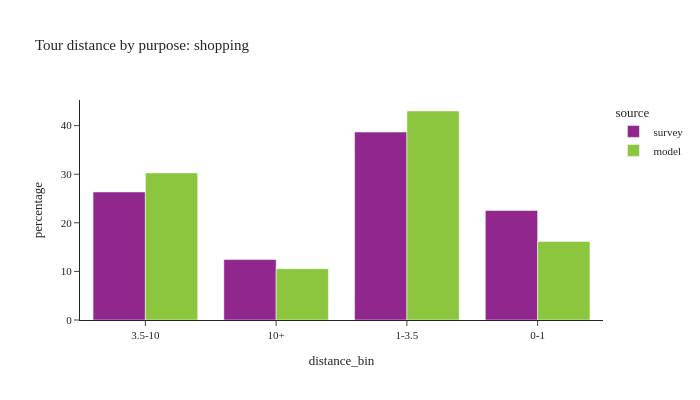

Notebook code cell kept with this figure:
### Code cell
plot_bins(tour, pl.col('pdpurp') == 5, 'shopping')

### Figure 1 — Plotly figure (JSON) as saved in the notebook; plotly's stock layout.template omitted (floating-point values rounded to 4 significant figures)
{"data": [{"alignmentgroup": "True", "customdata": [[271], [86], [351], [282]], "hovertemplate": "source=survey<br>distance_bin=%{x}<br>percentage=%{y}<br>sample count=%{customdata[0]}<extra></extra>", "legendgroup": "survey", "marker": {"color": "#91268F", "pattern": {"shape": ""}}, "name": "survey", "offsetgroup": "survey", "orientation": "v", "showlegend": true, "textposition": "auto", "type": "bar", "x": ["3.5-10", "10+", "1-3.5", "0-1"], "xaxis": "x", "y": [26.34, 12.44, 38.68, 22.53], "yaxis": "y"}, {"alignmentgroup": "True", "customdata": [[309081], [116175], [217555], [75825]], "hovertemplate": "source=model<br>distance_bin=%{x}<br>percentage=%{y}<br>sample count=%{customdata[0]}<extra></extra>", "legendgroup": "model", "marker": {"color": "#8CC63E", "pattern": {"shape": ""}}, "name": "model", "offsetgroup": "model", "orientation": "v", "showlegend": true, "textposition": "auto", "type": "bar", "x": ["1-3.5", "0-1", "3.5-10", "10+"], "xaxis": "x", "y": [43.01, 16.17, 30.27, 10.55], "yaxis": "y"}], "layout": {"barmode": "group", "font": {"size": 11}, "height": 400, "legend": {"title": {"text": "source"}, "tracegroupgap": 0}, "title": {"text": "Tour distance by purpose: shopping"}, "width": 700, "xaxis": {"anchor": "y", "domain": [0.0, 1.0], "title": {"text": "distance_bin"}}, "yaxis": {"anchor": "x", "domain": [0.0, 1.0], "title": {"text": "percentage"}}}}
